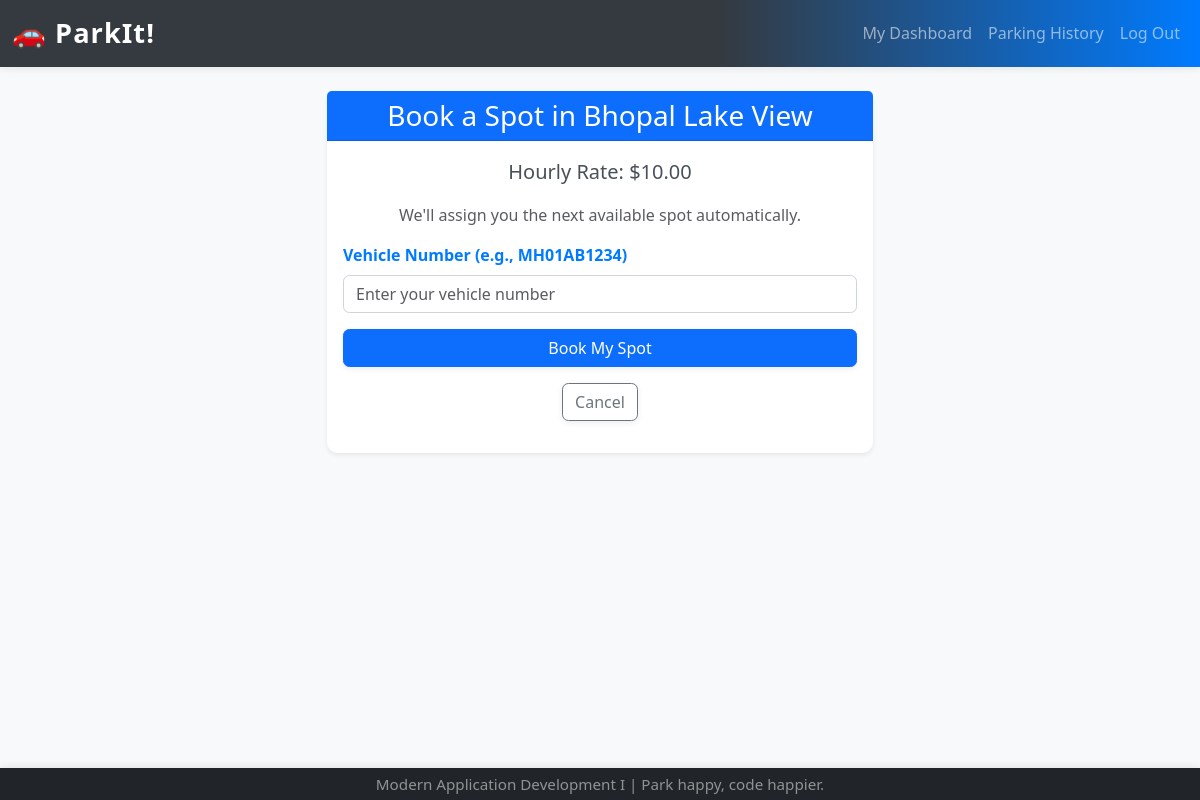
The page /book_parking_spot/1 (signed in) on the database as committed earlier.
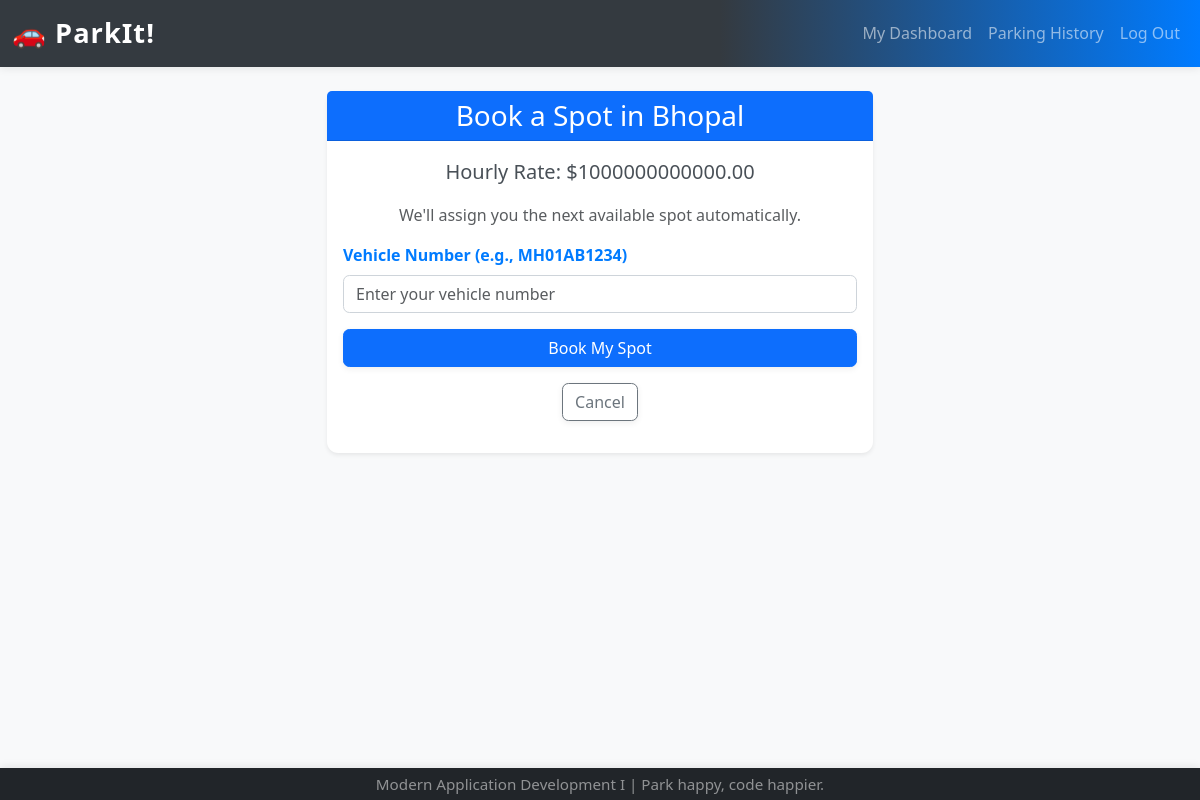
The same page on the database as committed later.
### app.py (models this page shows)
class ParkingLot(db.Model):
    __tablename__ = "parking_lots"
    id = db.Column(db.Integer, primary_key=True)
    prime_location_name = db.Column(db.String(120), unique=True, nullable=False)
    price_per_hour = db.Column(db.Float, nullable=False)
    address = db.Column(db.String(200), nullable=False)
    pin_code = db.Column(db.String(10), nullable=False)
    maximum_number_of_spots = db.Column(db.Integer, nullable=False)
    parking_spots = db.relationship("ParkingSpot", backref="parking_lot", cascade="all, delete-orphan")

### app.py (the view, shortened to what this page needs)
@app.route("/book_parking_spot/<int:lot_id>", methods=["GET", "POST"])
def book_parking_spot(lot_id):
    if "user_logged_in" not in session:
        flash("Please log in to book a parking spot.", "danger")
        return redirect(url_for("user_login"))
    parking_lot = db.session.query(ParkingLot).get_or_404(lot_id)
    return render_template("book_parking_spot.html", parking_lot=parking_lot)

### templates/book_parking_spot.html (shortened to what this page needs)
{% extends "base.html" %}
{% block content %}
    <div class="row justify-content-center">
        <div class="col-md-6">
            <div class="card shadow-sm">
                <div class="card-header bg-primary text-white">
                    <h3 class="text-center mb-0">Book a Spot in {{ parking_lot.prime_location_name }}</h3>
                </div>
                <div class="card-body">
                    <p class="lead text-center">Hourly Rate: <strong>${{ "%.2f"|format(parking_lot.price_per_hour) }}</strong></p>
                    <p class="text-muted text-center">We'll assign you the next available spot automatically.</p>
                    <form action="{{ url_for('book_parking_spot', lot_id=parking_lot.id) }}" method="POST">
                        <div class="mb-3">
                            <label for="vehicle_number" class="form-label">Vehicle Number (e.g., MH01AB1234)</label>
                            <input type="text" class="form-control" id="vehicle_number" name="vehicle_number" required placeholder="Enter your vehicle number">
                        </div>
                        <button type="submit" class="btn btn-primary w-100">Book My Spot</button>
                    </form>
                    <p class="text-center mt-3"><a href="{{ url_for('user_dashboard') }}" class="btn btn-outline-secondary">Cancel</a></p>
                </div>
            </div>
        </div>
    </div>
{% endblock %}

Rows that differ between the two databases and show on the page:
changed ParkingLot: prime_location_name "Bhopal Lake View" → "Bhopal"; price_per_hour "10.00" → "1000000000000.00"
